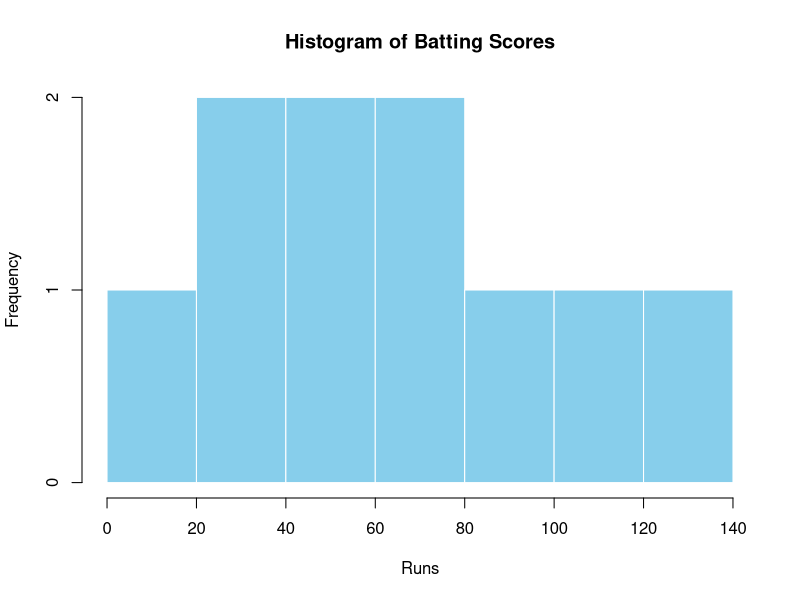
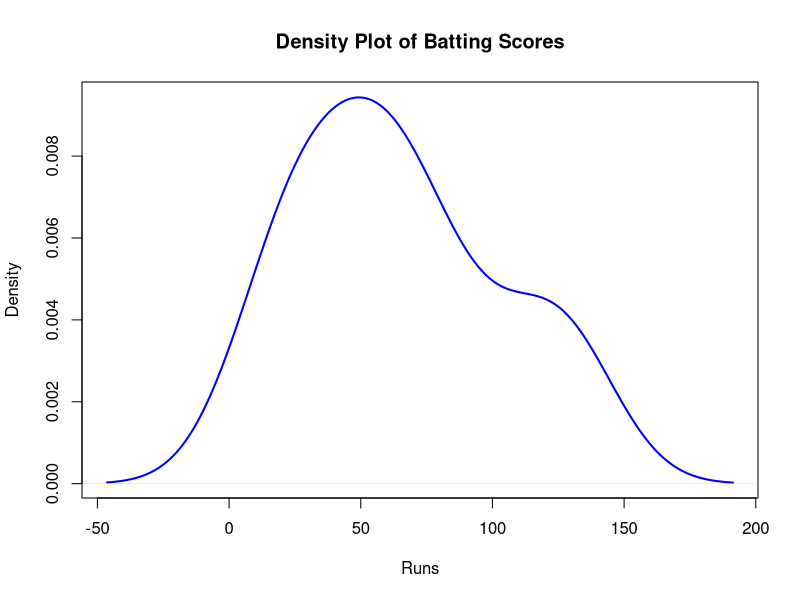
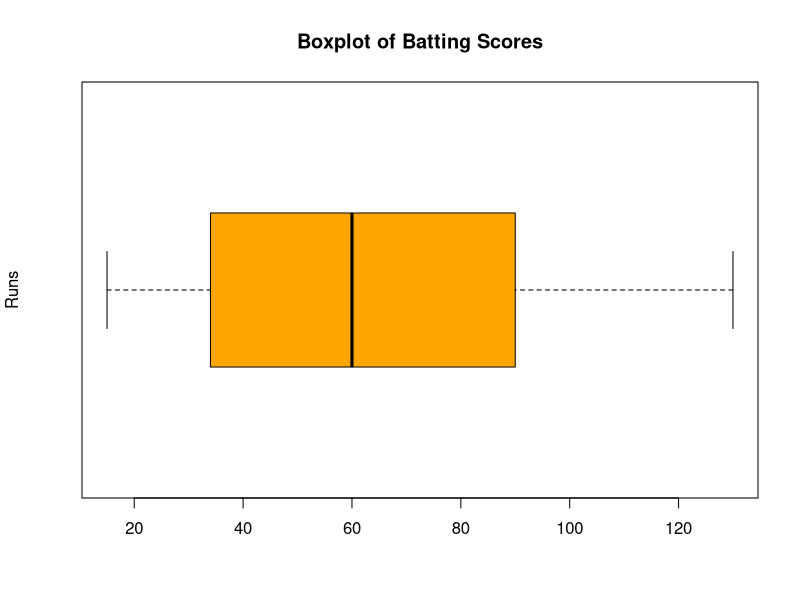
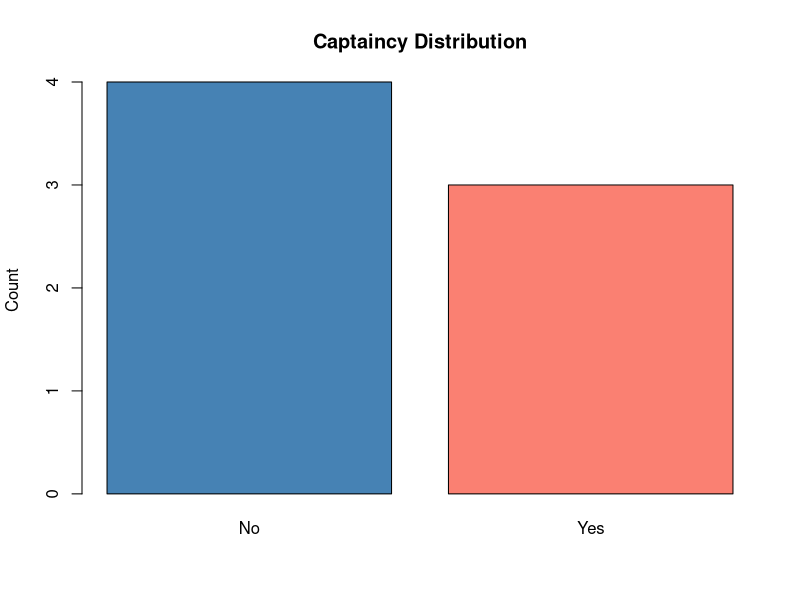
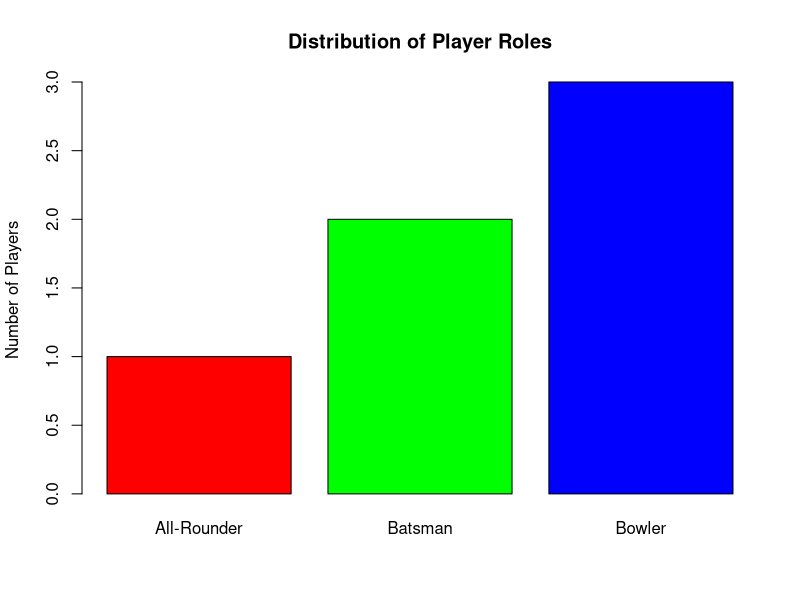
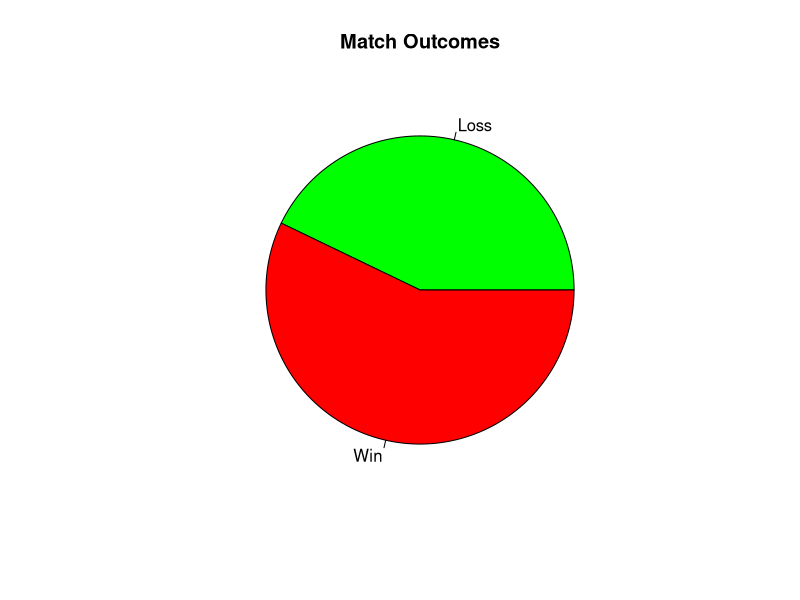
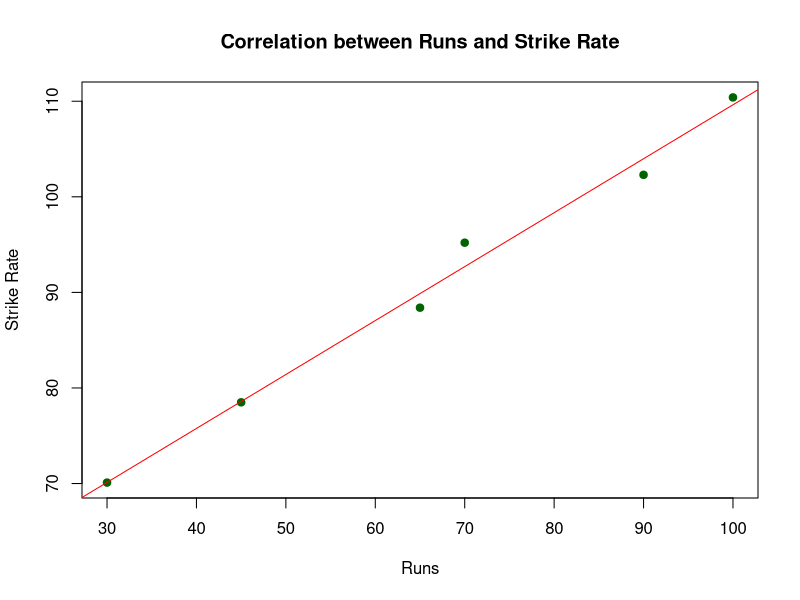
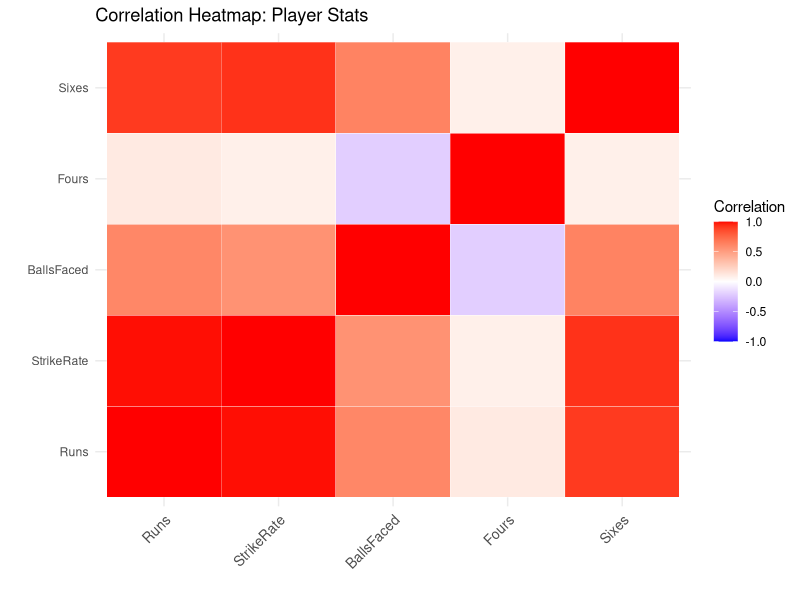

Write the R code that produced these figures, in order.
## ---- chunk 1
knitr::opts_chunk$set(echo = TRUE)
## ---- chunk 2
# Example of structured cricket data in R
cricket_data <- data.frame(
  Player = c("Kohli", "Root", "Smith", "Babar"),
  Runs = c(82, 45, 109, 67),
  StrikeRate = c(92.5, 78.4, 101.2, 88.6),
  IsCaptain = c(TRUE, FALSE, TRUE, FALSE)
)
str(cricket_data)
## ---- chunk 3
# Example of a data frame with cricket match summary
df <- data.frame(
  Match = c("Ind vs Aus", "Eng vs NZ", "Pak vs SA", "SL vs WI"),
  TotalRuns = c(302, 280, 290, 310),
  WicketsLost = c(6, 8, 7, 5),
  Result = c("Win", "Loss", "Win", "Win")
)
head(df)
## ---- chunk 4
# Demonstrating factor vs character with match outcomes
match_result <- c("Win", "Loss", "Draw")
factor_result <- factor(match_result, ordered = TRUE, levels = c("Loss", "Draw", "Win"))
factor_result
## ---- chunk 5
library(dplyr)
# Indexing with cricket team data
team_data <- tibble(
  TeamID = 1:3,
  TeamName = c("India", "Australia", "Pakistan")
)
team_data
## ---- chunk 6
# Simulate a time series of runs scored per over
set.seed(123)
runs_per_over <- ts(sample(0:20, 12, replace = TRUE), start = c(2023, 1), frequency = 1)
runs_per_over
## ---- chunk 7
# Runs scored by a player in 4 matches
runs <- c(45, 55, 35, 60)
mean(runs) # Regular mean
mean(runs, trim = 0.25) # Trimmed mean
median(runs) # Median
## ---- chunk 8
# Weighted mean of runs based on balls faced
runs <- c(45, 60, 70)
balls_faced <- c(30, 50, 60)
weighted.mean(runs, w = balls_faced)
## ---- chunk 9
# Runs in 4 matches with an outlier performance
runs_outlier <- c(10, 15, 18, 150)
mean(runs_outlier) # Affected by outlier
median(runs_outlier) # Robust to outlier
## ---- chunk 10
library(matrixStats)
weightedMedian(x = c(5, 10, 15), w = c(1, 2, 1))
## ---- chunk 11
# Bowling economy rates across matches
economy <- c(3.8, 4.2, 3.5, 4.0, 3.7)

# Variance and standard deviation
var(economy)
sd(economy)

# Mean absolute deviation
mean(abs(economy - mean(economy)))

# Median absolute deviation
mad(economy)

# Interquartile range
IQR(economy)
## ---- chunk 12
# Variance in delivery speeds (in km/h)
delivery_speeds <- c(135, 138, 142, 145)

var_n <- function(x) {
  mean((x - mean(x))^2)
}

# Biased and unbiased variance
var_n(delivery_speeds)          # Biased
var(delivery_speeds)            # Unbiased (default in R)
## ---- chunk 13
# Using quantile to compute percentiles of runs scored
runs <- c(15, 30, 45, 60, 75, 90, 105, 120)
quantile(runs, probs = c(0.25, 0.5, 0.75))  # 25th, 50th, 75th percentiles
IQR(runs)  # Interquartile range
## ---- chunk 14
# Sample batting scores across 10 innings
scores <- c(15, 22, 34, 45, 55, 65, 70, 90, 120, 130)

# Histogram to see frequency distribution
hist(scores,
     main = "Histogram of Batting Scores",
     xlab = "Runs",
     col = "skyblue",
     border = "white")

# Density plot to view smoothed distribution
plot(density(scores),
     main = "Density Plot of Batting Scores",
     xlab = "Runs",
     col = "blue",
     lwd = 2)

# Boxplot to highlight median, IQR, and outliers
boxplot(scores,
        main = "Boxplot of Batting Scores",
        ylab = "Runs",
        col = "orange",
        horizontal = TRUE)
## ---- chunk 15
# Binary variable: Captaincy status of players
captaincy <- c("Yes", "No", "Yes", "No", "Yes", "No", "No")
table(captaincy)
barplot(table(captaincy),
        main = "Captaincy Distribution",
        ylab = "Count",
        col = c("steelblue", "salmon"))

# Categorical variable: Player roles
roles <- c("Batsman", "Bowler", "All-Rounder", "Batsman", "Bowler", "Bowler")
table(roles)
barplot(table(roles),
        main = "Distribution of Player Roles",
        ylab = "Number of Players",
        col = rainbow(3))
## ---- chunk 16
# Mode: Most frequent player role
roles <- c("Batsman", "Bowler", "All-Rounder", "Batsman", "Bowler", "Bowler")
mode_role <- names(sort(table(roles), decreasing = TRUE))[1]
mode_role
## ---- chunk 17
# Pie chart for match outcomes
match_outcomes <- c("Win", "Win", "Loss", "Win", "Loss", "Loss", "Win")
outcome_counts <- table(match_outcomes)
pie(outcome_counts, main = "Match Outcomes", col = c("green", "red"))
## ---- chunk 18
# Expected value: Win = 1, Loss = 0
match_outcomes <- c("Win", "Win", "Loss", "Win", "Loss", "Loss", "Win")
win_numeric <- ifelse(match_outcomes == "Win", 1, 0)
expected_win <- mean(win_numeric)
expected_win
## ---- chunk 19
# Empirical probability of match outcome
outcomes <- table(match_outcomes)
probabilities <- prop.table(outcomes)
probabilities
## ---- chunk 20
# Runs and strike rate for 6 players
runs <- c(45, 70, 65, 30, 90, 100)
strike_rate <- c(78.5, 95.2, 88.4, 70.1, 102.3, 110.4)

# Correlation coefficient
cor(runs, strike_rate)

# Scatterplot to visualize the relationship
plot(runs, strike_rate,
     main = "Correlation between Runs and Strike Rate",
     xlab = "Runs",
     ylab = "Strike Rate",
     pch = 19,
     col = "darkgreen")
abline(lm(strike_rate ~ runs), col = "red")
## ---- chunk 21
library(ggplot2)
library(reshape2)

# Updated cricket stats with more variability
cricket_stats <- data.frame(
  Runs = c(45, 70, 65, 30, 90, 100),
  StrikeRate = c(78.5, 95.2, 88.4, 70.1, 102.3, 110.4),
  BallsFaced = c(65, 48, 60, 50, 66, 72),
  Fours = c(5, 6, 5, 4, 7, 3),
  Sixes = c(2, 3, 1, 0, 4, 5)
)

# Compute correlation matrix
cor_matrix <- round(cor(cricket_stats), 2)

# Melt and plot heatmap
melted_cor <- melt(cor_matrix)
ggplot(data = melted_cor, aes(Var1, Var2, fill = value)) +
  geom_tile(color = "white") +
  scale_fill_gradient2(low = "blue", high = "red", mid = "white", 
                       midpoint = 0, limit = c(-1,1), space = "Lab", 
                       name="Correlation") +
  theme_minimal() +
  theme(axis.text.x = element_text(angle = 45, vjust = 1, 
                                   size = 10, hjust = 1)) +
  labs(title = "Correlation Heatmap: Player Stats", x = "", y = "")
## ---- chunk 22
# Contingency table: Player position vs match result
position <- c("Forward", "Midfielder", "Forward", "Defender", "Midfielder", "Defender", "Forward")
result <- c("Win", "Loss", "Win", "Win", "Loss", "Loss", "Win")
table(position, result)
## ---- chunk 23
library(hexbin)
library(ggplot2)
library(dplyr)

# Simulated cricket batting stats: Runs and Balls Faced in 50 matches
set.seed(123)
runs <- rpois(50, lambda = 40)
balls_faced <- rpois(50, lambda = 35)

# Create data frame
batting <- data.frame(Runs = runs, BallsFaced = balls_faced)

# More illustrative hexbin plot
ggplot(batting, aes(x = BallsFaced, y = Runs)) +
  stat_binhex(bins = 10) +
  scale_fill_gradient(low = "lightblue", high = "darkblue") +
  labs(title = "Hexbin Plot: Runs vs Balls Faced",
       x = "Balls Faced",
       y = "Runs",
       fill = "Count") +
  theme_minimal()
## ---- chunk 24
# Contour plot: Batting average vs Strike Rate
library(MASS)
avg <- c(45, 50, 52, 48, 60, 62, 40, 55, 47, 53)
sr <- c(78, 82, 85, 80, 95, 100, 70, 90, 76, 88)
dens <- kde2d(avg, sr, n = 50)
contour(dens, xlab = "Batting Average", ylab = "Strike Rate",
        main = "Contour Plot: Average vs Strike Rate")
## ---- chunk 25
# Violin plot: 100m sprint times by gender
library(ggplot2)
sprint_data <- data.frame(
  Gender = rep(c("Male", "Female"), each = 15),
  Time = c(rnorm(15, 10.5, 0.3), rnorm(15, 12.0, 0.4))
)

ggplot(sprint_data, aes(x = Gender, y = Time, fill = Gender)) +
  geom_violin(trim = FALSE) +
  geom_boxplot(width = 0.1, fill = "white") +
  labs(title = "Violin Plot: 100m Sprint Times by Gender") +
  theme_minimal()
